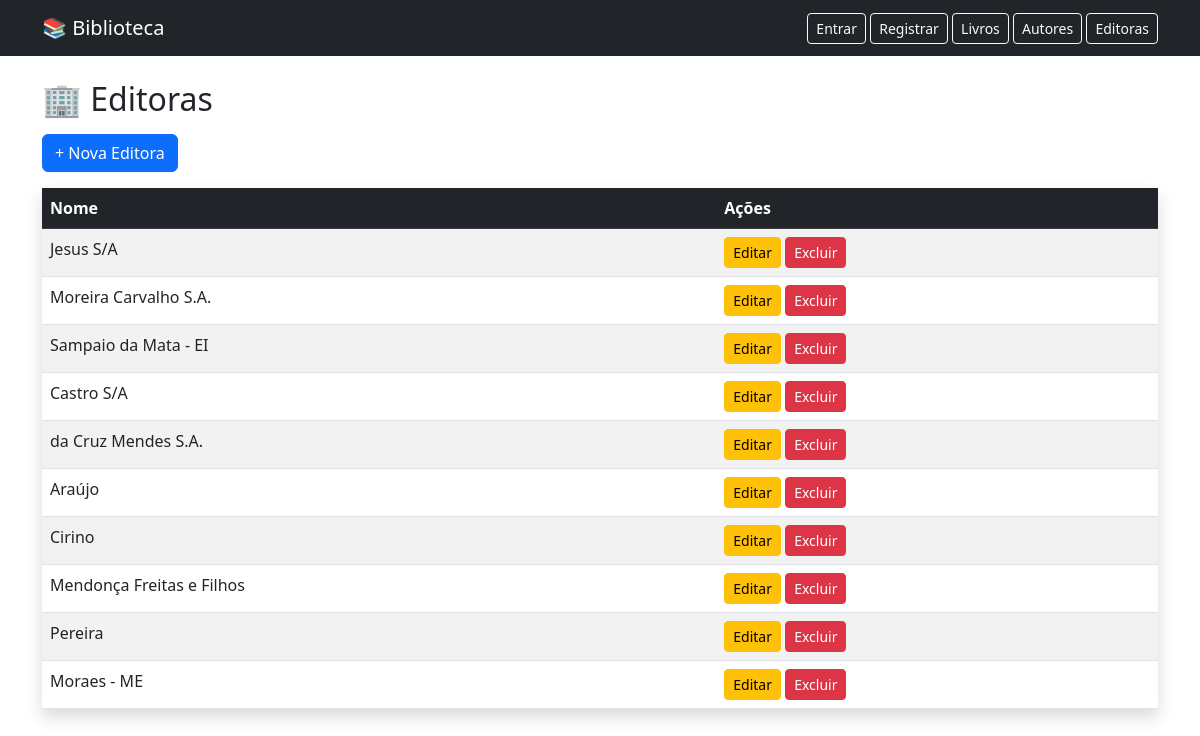
The page /edu/editoras/ on the database its author committed.
### edu/models.py (models this page shows, shortened)
class Editora(models.Model):
    nome = models.CharField(max_length=100, unique=False)

### edu/views.py (the view)
# urls.py: path('editoras/', views.listar_editoras, name='listar_editoras'),
def listar_editoras(request):
    editoras = Editora.objects.all()
    return render(request, 'editoras/listar.html', {'editoras': editoras})

### edu/templates/editoras/listar.html
{% extends 'baseedu.html' %}
{% block content %}
<h2 class="mb-3">🏢 Editoras</h2>
<a href="{% url 'criar_editora' %}" class="btn btn-primary mb-3">
    + Nova Editora
</a>
<table class="table table-striped table-hover shadow">
    <thead class="table-dark">
        <tr>
            <th>Nome</th>
            <th>Ações</th>
        </tr>
    </thead>
    <tbody>
        {% for editora in editoras %}
        <tr>
            <td>{{ editora.nome }}</td>
            <td>
                <a href="{% url 'editar_editora' editora.id %}" class="btn btn-warning btn-sm">
                    Editar
                </a>
                <a href="{% url 'deletar_editora' editora.id %}" class="btn btn-danger btn-sm">
                    Excluir
                </a>
            </td>
        </tr>
        {% endfor %}
    </tbody>
</table>
{% endblock %}

### rows shown on the page
Editora: nome "Jesus S/A"
Editora: nome "Moreira Carvalho S.A."
Editora: nome "Sampaio da Mata - EI"
Editora: nome "Castro S/A"
Editora: nome "da Cruz Mendes S.A."
Editora: nome "Araújo"
Editora: nome "Cirino"
Editora: nome "Mendonça Freitas e Filhos"
Editora: nome "Pereira"
Editora: nome "Moraes - ME"
